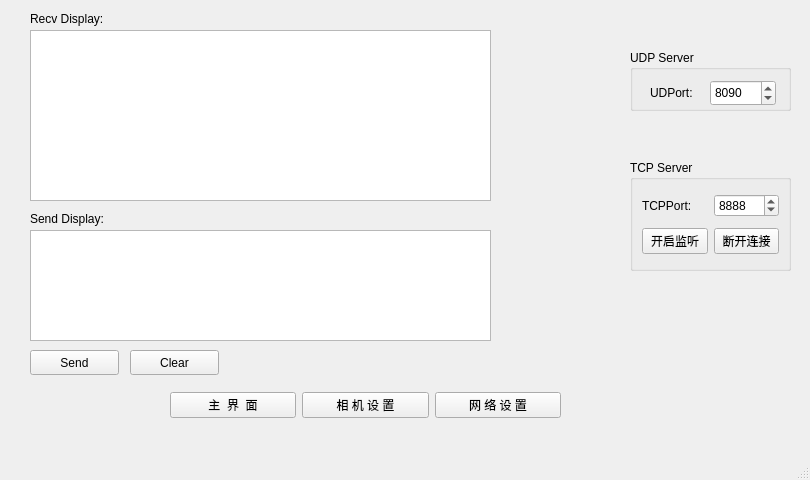
<?xml version="1.0" encoding="UTF-8"?>
<ui version="4.0">
 <class>MainWindow</class>
 <widget class="QMainWindow" name="MainWindow">
  <property name="geometry">
   <rect>
    <x>0</x>
    <y>0</y>
    <width>810</width>
    <height>480</height>
   </rect>
  </property>
  <property name="font">
   <font>
    <family>Ubuntu</family>
   </font>
  </property>
  <property name="windowTitle">
   <string>MainWindow</string>
  </property>
  <widget class="QWidget" name="centralwidget">
   <widget class="QStackedWidget" name="stackedWidget">
    <property name="geometry">
     <rect>
      <x>10</x>
      <y>0</y>
      <width>791</width>
      <height>391</height>
     </rect>
    </property>
    <property name="frameShape">
     <enum>QFrame::NoFrame</enum>
    </property>
    <property name="currentIndex">
     <number>2</number>
    </property>
    <widget class="QWidget" name="page_home">
     <widget class="QCalendarWidget" name="calendarWidget">
      <property name="geometry">
       <rect>
        <x>160</x>
        <y>100</y>
        <width>456</width>
        <height>177</height>
       </rect>
      </property>
     </widget>
    </widget>
    <widget class="QWidget" name="page_camera">
     <widget class="QLabel" name="label_img">
      <property name="geometry">
       <rect>
        <x>0</x>
        <y>10</y>
        <width>601</width>
        <height>371</height>
       </rect>
      </property>
      <property name="frameShape">
       <enum>QFrame::Panel</enum>
      </property>
      <property name="text">
       <string/>
      </property>
     </widget>
     <widget class="QGroupBox" name="groupBox">
      <property name="geometry">
       <rect>
        <x>610</x>
        <y>20</y>
        <width>171</width>
        <height>361</height>
       </rect>
      </property>
      <property name="title">
       <string>Camera Set</string>
      </property>
      <layout class="QGridLayout" name="gridLayout">
       <item row="0" column="0">
        <widget class="QPushButton" name="btn_opencam">
         <property name="text">
          <string>获取摄像头</string>
         </property>
        </widget>
       </item>
       <item row="4" column="0">
        <widget class="QPushButton" name="btn_closecam">
         <property name="text">
          <string>关闭摄像头</string>
         </property>
        </widget>
       </item>
       <item row="3" column="0">
        <widget class="QPushButton" name="btn_startcap">
         <property name="text">
          <string>开始采集</string>
         </property>
        </widget>
       </item>
       <item row="1" column="0">
        <widget class="QComboBox" name="cbox_optcam"/>
       </item>
       <item row="2" column="0">
        <widget class="QComboBox" name="cbox_optfmt"/>
       </item>
      </layout>
     </widget>
    </widget>
    <widget class="QWidget" name="page_network">
     <widget class="QGroupBox" name="groupBoxTCP">
      <property name="geometry">
       <rect>
        <x>620</x>
        <y>160</y>
        <width>161</width>
        <height>111</height>
       </rect>
      </property>
      <property name="title">
       <string>TCP Server</string>
      </property>
      <layout class="QGridLayout" name="gridLayout_2">
       <item row="0" column="0">
        <widget class="QLabel" name="label_tcp">
         <property name="text">
          <string>TCPPort:</string>
         </property>
        </widget>
       </item>
       <item row="0" column="1">
        <widget class="QSpinBox" name="spinBox_tcpport">
         <property name="maximum">
          <number>65535</number>
         </property>
         <property name="value">
          <number>8888</number>
         </property>
        </widget>
       </item>
       <item row="2" column="1">
        <widget class="QPushButton" name="btn_disconn">
         <property name="text">
          <string>断开连接</string>
         </property>
        </widget>
       </item>
       <item row="2" column="0">
        <widget class="QPushButton" name="btn_connarm">
         <property name="text">
          <string>开启监听</string>
         </property>
        </widget>
       </item>
      </layout>
     </widget>
     <widget class="QTextEdit" name="textEdit_recv">
      <property name="geometry">
       <rect>
        <x>20</x>
        <y>30</y>
        <width>461</width>
        <height>171</height>
       </rect>
      </property>
     </widget>
     <widget class="QTextEdit" name="textEdit_send">
      <property name="geometry">
       <rect>
        <x>20</x>
        <y>230</y>
        <width>461</width>
        <height>111</height>
       </rect>
      </property>
     </widget>
     <widget class="QLabel" name="label_recv">
      <property name="geometry">
       <rect>
        <x>20</x>
        <y>10</y>
        <width>101</width>
        <height>17</height>
       </rect>
      </property>
      <property name="text">
       <string>Recv Display:</string>
      </property>
     </widget>
     <widget class="QLabel" name="label_send">
      <property name="geometry">
       <rect>
        <x>20</x>
        <y>210</y>
        <width>101</width>
        <height>17</height>
       </rect>
      </property>
      <property name="text">
       <string>Send Display:</string>
      </property>
     </widget>
     <widget class="QPushButton" name="btn_senddata">
      <property name="geometry">
       <rect>
        <x>20</x>
        <y>350</y>
        <width>89</width>
        <height>25</height>
       </rect>
      </property>
      <property name="text">
       <string>Send</string>
      </property>
     </widget>
     <widget class="QPushButton" name="btn_cleardata">
      <property name="geometry">
       <rect>
        <x>120</x>
        <y>350</y>
        <width>89</width>
        <height>25</height>
       </rect>
      </property>
      <property name="text">
       <string>Clear</string>
      </property>
     </widget>
     <widget class="QGroupBox" name="groupBoxUDP">
      <property name="geometry">
       <rect>
        <x>620</x>
        <y>50</y>
        <width>161</width>
        <height>61</height>
       </rect>
      </property>
      <property name="title">
       <string>UDP Server</string>
      </property>
      <widget class="QLabel" name="label_udp">
       <property name="geometry">
        <rect>
         <x>20</x>
         <y>30</y>
         <width>55</width>
         <height>26</height>
        </rect>
       </property>
       <property name="text">
        <string>UDPort:</string>
       </property>
      </widget>
      <widget class="QSpinBox" name="spinBox_udpport">
       <property name="geometry">
        <rect>
         <x>80</x>
         <y>30</y>
         <width>66</width>
         <height>26</height>
        </rect>
       </property>
       <property name="maximum">
        <number>65535</number>
       </property>
       <property name="value">
        <number>8090</number>
       </property>
      </widget>
     </widget>
    </widget>
   </widget>
   <widget class="QWidget" name="widget" native="true">
    <property name="geometry">
     <rect>
      <x>170</x>
      <y>380</y>
      <width>391</width>
      <height>51</height>
     </rect>
    </property>
    <layout class="QHBoxLayout" name="horizontalLayout">
     <item>
      <widget class="QPushButton" name="btn_home">
       <property name="text">
        <string>主  界  面</string>
       </property>
      </widget>
     </item>
     <item>
      <widget class="QPushButton" name="btn_camset">
       <property name="text">
        <string>相 机 设 置</string>
       </property>
      </widget>
     </item>
     <item>
      <widget class="QPushButton" name="btn_netset">
       <property name="text">
        <string>网 络 设 置</string>
       </property>
      </widget>
     </item>
    </layout>
   </widget>
  </widget>
  <widget class="QMenuBar" name="menubar">
   <property name="geometry">
    <rect>
     <x>0</x>
     <y>0</y>
     <width>810</width>
     <height>28</height>
    </rect>
   </property>
  </widget>
  <widget class="QStatusBar" name="statusbar"/>
 </widget>
 <resources/>
 <connections/>
</ui>
